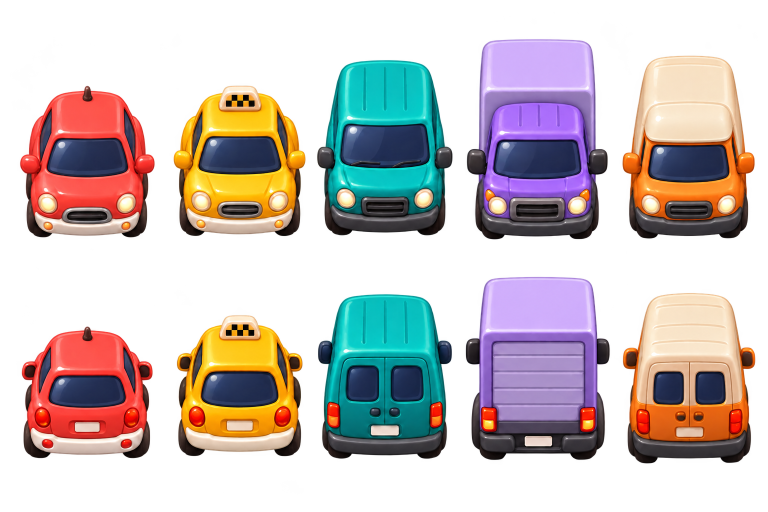
#> input picture SourceArt/ReferenceRevision/Vehicles-Source.png, 1536 x 1024 px (shown at 1/2 size); its folder holds 4 pictures in this run
$ python prepare_reference_art.py
#> lines starting #> are read from the running program, lines starting #| are printed output that depends on the picture
"""Extract inspected, irregular sprites without stretching; retain native cutouts."""
from pathlib import Path
import json
import shutil
import numpy as np
from PIL import Image, ImageDraw

ROOT=Path(__file__).resolve().parents[1]
GEN=Path(r'C:/Users/tahmi/.codex/generated_images/01a190df-ff1d-7f32-b772-ab0e2fa0842d')
SRC=ROOT/'SourceArt/ReferenceRevision'
OUT=ROOT/'Assets/ChickenRush/Art/Arcade'
SRC.mkdir(parents=True,exist_ok=True);OUT.mkdir(parents=True,exist_ok=True)
VEHICLE='exec-dbb6ad6c-9d13-4321-a4a8-006a704774c9.png'
PROPS='exec-ec636718-2e01-4697-98e4-ee6566ce1f85.png'
ASPHALT='exec-f357d7a8-1af6-429f-ab21-4fe3eab994a2.png'
for name,label in [(VEHICLE,'Vehicles-Source.png'),(PROPS,'Props-Source.png'),(ASPHALT,'Asphalt-Source.png')]:shutil.copy2(GEN/name,SRC/label)
records=[]
def extract(im,box,name):
    a=np.array(im.crop(box).convert('RGBA'))
    # Generator supplies alpha; discard only the documented low-alpha fringe.
    a[a[:,:,3]<24]=0
    a[:,:,3]=np.minimum(255,a[:,:,3].astype(np.uint16)*255//254).astype(np.uint8)
    frame=Image.fromarray(a);bounds=frame.getbbox()
    if not bounds:raise ValueError(name)
    frame=frame.crop(bounds)
    canvas=Image.new('RGBA',(frame.width+16,frame.height+16));canvas.paste(frame,(8,8))
    canvas.save(OUT/(name+'.png'))
    records.append(dict(name=name,sourceBox=box,trim=bounds,size=canvas.size,alphaZeroBorder=True))
    return canvas

vehicles=Image.open(SRC/'Vehicles-Source.png')
#> vehicles is the input picture: PIL image 1536x1024 RGBA; mean R, G, B, A 113.2, 94.9, 88.7, 116.3
# These inspected separators follow actual gutters, not blind grid slicing.
xs=[0,320,620,925,1230,1536]
for row,direction in enumerate(['Down','Up']):
    for col,kind in enumerate(['Compact','Taxi','Van','Truck','Delivery']):
        extract(vehicles,(xs[col],0 if row==0 else 530,xs[col+1],530 if row==0 else 1024),kind+direction)
#> this loop made 2 passes
#> pass 1, in extract, `a=np.array(im.crop(box).convert('RGBA'))`:
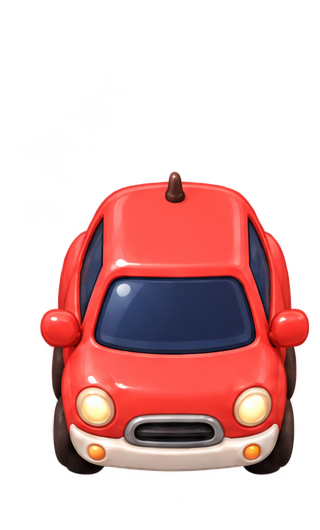
#> a: shape (530, 320, 4); mean R, G, B, A 127.4, 55.8, 50.7, 95.1; transparent parts drawn white
#> pass 1, in extract, `frame=frame.crop(bounds)`:
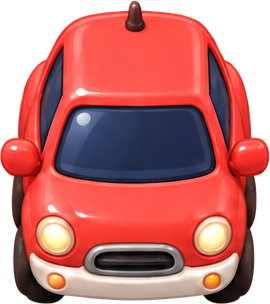
#> frame: PIL image 270x304 RGBA; mean R, G, B, A 139.9, 64.4, 63.5, 196.3; transparent parts drawn white
props=Image.open(SRC/'Props-Source.png')
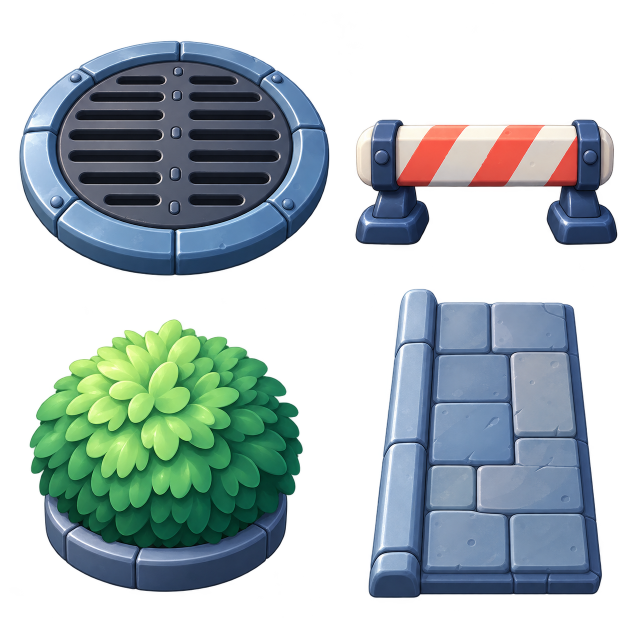
#> input picture SourceArt/ReferenceRevision/Props-Source.png, 1254 x 1254 px (shown at 1/2 size)
#> props is the input picture: PIL image 1254x1254 RGBA; mean R, G, B, A 49.4, 63.5, 65.6, 126.4
for name,box in [('LandingPad',(0,0,690,565)),('Barrier',(695,0,1280,560)),('Shrub',(0,575,680,1240)),('Sidewalk',(700,565,1280,1235))]:extract(props,box,name)
#> this loop made 4 passes
#> bounds in extract on passes 1 to 4: (38, 81, 659, 552), (15, 239, 540, 491), (59, 63, 606, 609), (37, 12, 504, 631)
#> pass 1, in extract (call 11), `a=np.array(im.crop(box).convert('RGBA'))`:
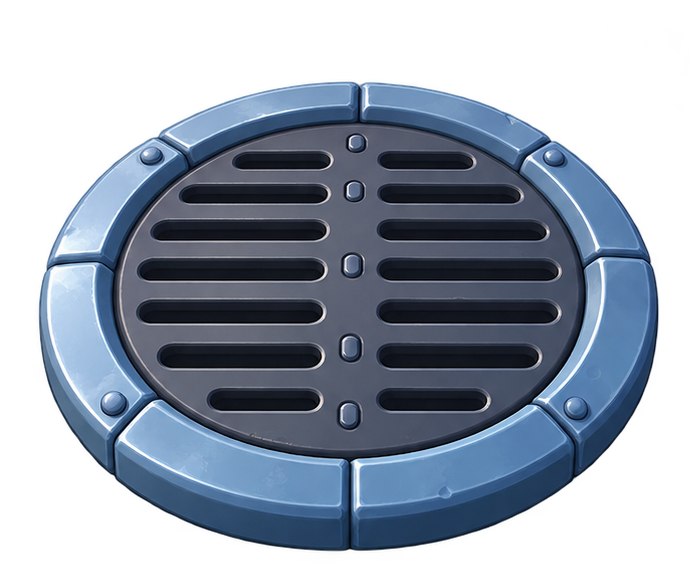
#> a: shape (565, 690, 4); mean R, G, B, A 47.6, 58.5, 73.4, 149.5; transparent parts drawn white
#> pass 1, in extract (call 11), `frame=frame.crop(bounds)`:
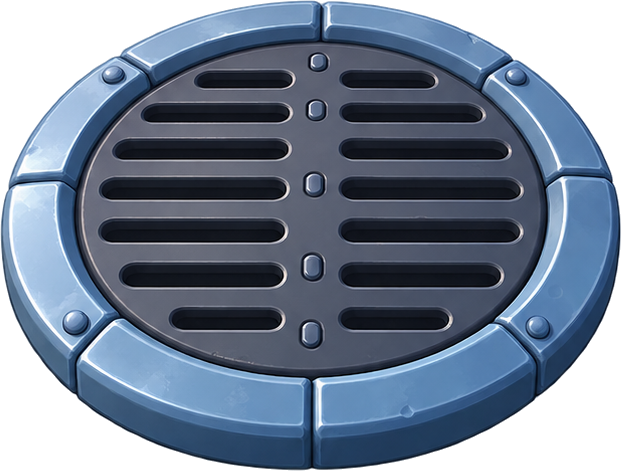
#> frame: PIL image 621x471 RGBA; mean R, G, B, A 62, 75.7, 94.8, 199.1; transparent parts drawn white
shutil.copy2(SRC/('Asphalt-Final.png' if (SRC/'Asphalt-Final.png').exists() else 'Asphalt-Source.png'),OUT/'RoadSurface.png')
(SRC/'Extraction.json').write_text(json.dumps(records,indent=2))
(SRC/'Provenance.md').write_text('Original AI artwork generated with the built-in image-generation tool for this revision. Vehicles match the supplied chicken style. Prompts are recorded in the implementation report. Separate front/rear views; no reference-game artwork shipped. Native cuts only, 24/255 low-alpha noise cutoff, 8px transparent padding, no sprite resampling.\n')
thumbs=Image.new('RGB',(1400,780),'#17283b');draw=ImageDraw.Draw(thumbs)
for i,p in enumerate(sorted(OUT.glob('*.png'))):
    im=Image.open(p).convert('RGBA');im.thumbnail((220,220),Image.Resampling.LANCZOS)
#> after `im.thumbnail((220, 220), Image.Resampling.LANCZOS)`:
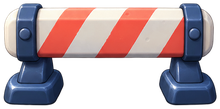
#> im: PIL image 220x109 RGBA; mean R, G, B, A 91.1, 74.3, 80.4, 154.9; transparent parts drawn white
    x=(i%6)*233+(233-im.width)//2;y=(i//6)*260
#> after `x = i % 6 * 233 + (233 - im.width) // 2`: x = 6
    thumbs.paste(im,(x,y),im);draw.text(((i%6)*233+10,y+235),p.stem,fill='white')
thumbs.save(SRC/'ContactSheet.png')
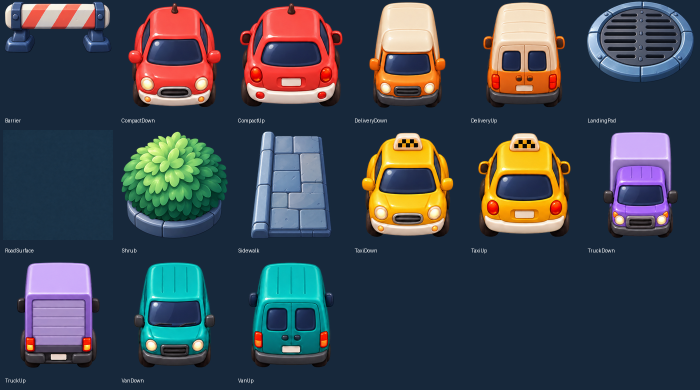
#> saved as ContactSheet.png: PIL image 1400x780 RGB (shown at 1/2 size); mean R, G, B 62.2, 69.4, 78.8
print(json.dumps(records,indent=2))
#> (printed output is left out)
